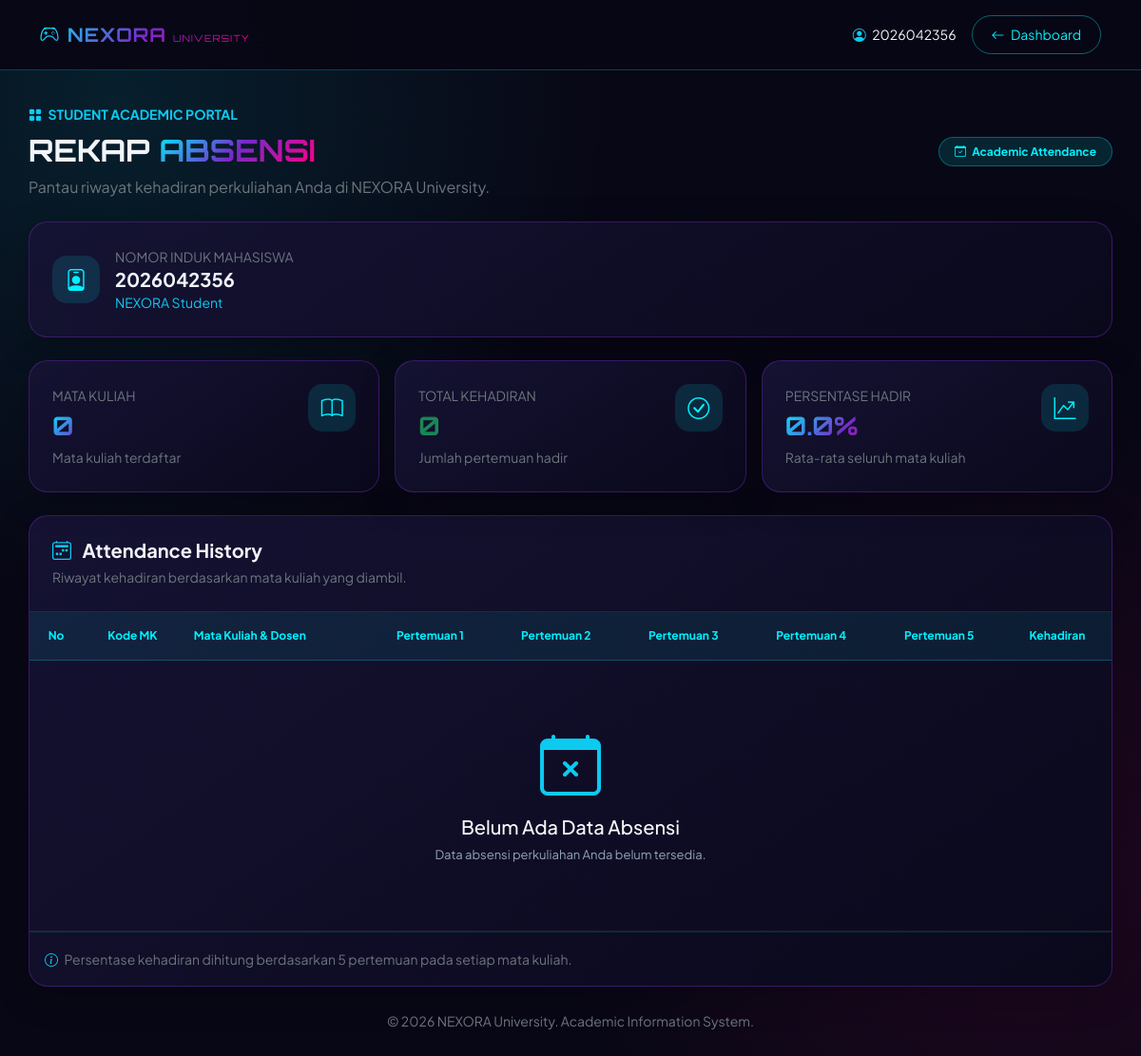
The app's page /nexora/absensi_mahasiswa.php (signed in), older data.
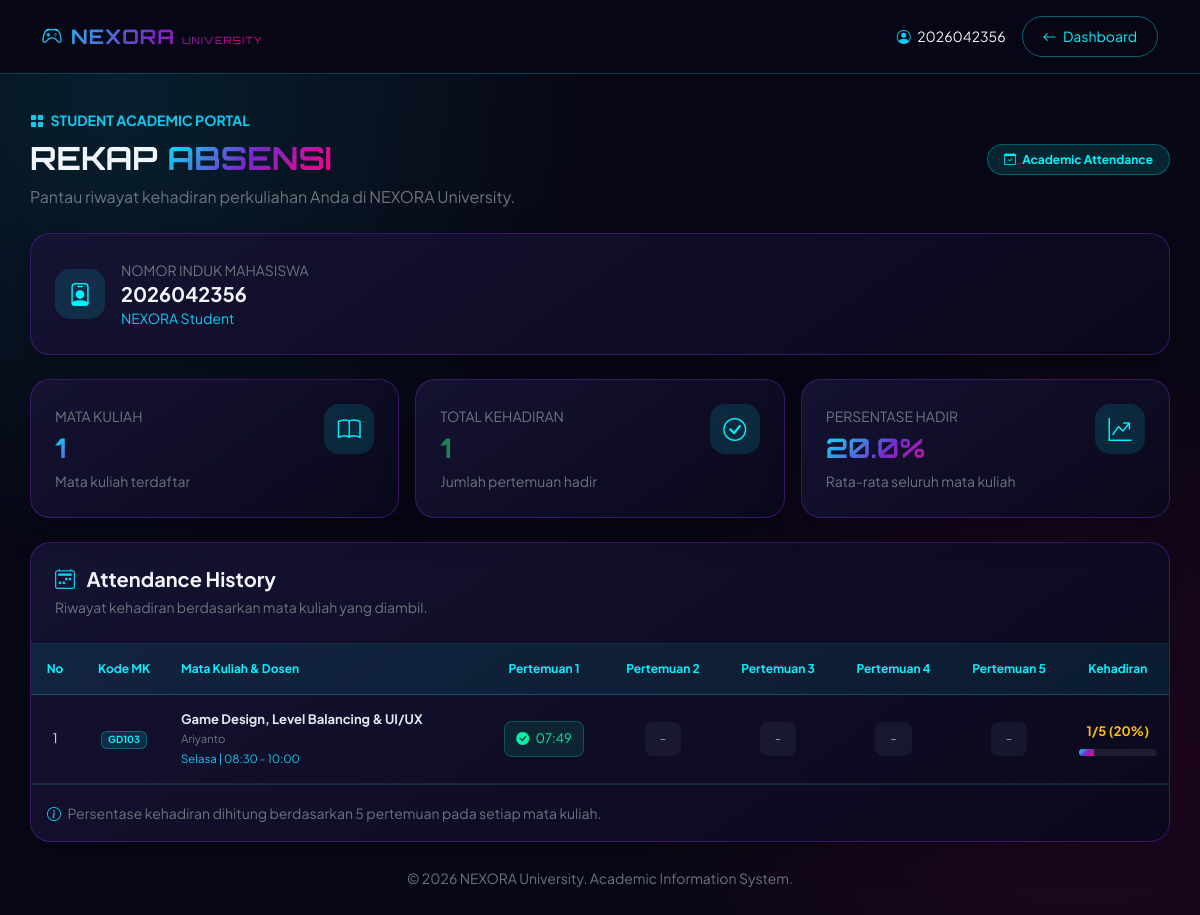
The same page, newer data.
### tables this page shows
CREATE TABLE `krs` (
  `id_krs` int(11) NOT NULL,
  `nim` char(10) NOT NULL,
  `id_jadwal` int(11) NOT NULL,
  `pertemuan1` time DEFAULT NULL,
  `pertemuan2` time DEFAULT NULL,
  `pertemuan3` time DEFAULT NULL,
  `pertemuan4` time DEFAULT NULL,
  `pertemuan5` time DEFAULT NULL,
  `nilai_tm` int(3) DEFAULT NULL,
  `nilai_uts` int(3) DEFAULT NULL,
  `nilai_uas` int(3) DEFAULT NULL,
  `nilai_akhir` decimal(5,2) DEFAULT NULL,
  `grade` char(1) DEFAULT NULL
);

CREATE TABLE `jadwal` (
  `id_jadwal` int(11) NOT NULL,
  `kode_mk` char(5) NOT NULL,
  `hari` enum('Senin','Selasa','Rabu','Kamis','Jumat','Sabtu','Minggu') NOT NULL,
  `jam_mulai` time NOT NULL,
  `jam_selesai` time NOT NULL,
  `ruangan` char(5) NOT NULL,
  `nid` char(5) NOT NULL
);

CREATE TABLE `matakuliah` (
  `kode_mk` char(5) NOT NULL,
  `nama_mk` varchar(100) NOT NULL,
  `sks` int(1) NOT NULL
);

CREATE TABLE `dosen` (
  `nid` char(5) NOT NULL,
  `nama_lengkap` varchar(100) NOT NULL
);

### nexora/absensi_mahasiswa.php (the view, shortened to what the changed rows need)
<?php
require_once 'koneksi.php';
$nim = $_SESSION['username'];
$stmt = mysqli_prepare($conn, "
    SELECT
        krs.*,
        jadwal.kode_mk,
        jadwal.hari,
        jadwal.jam_mulai,
        jadwal.jam_selesai,
        jadwal.ruangan,
        matakuliah.nama_mk,
        matakuliah.sks,
        dosen.nama_lengkap AS nama_dosen
    FROM krs
    INNER JOIN jadwal
        ON krs.id_jadwal = jadwal.id_jadwal
    INNER JOIN matakuliah
        ON jadwal.kode_mk = matakuliah.kode_mk
    INNER JOIN dosen
        ON jadwal.nid = dosen.nid
    WHERE krs.nim = ?
    ORDER BY
        FIELD(jadwal.hari, 'Senin', 'Selasa', 'Rabu',
        'Kamis', 'Jumat', 'Sabtu', 'Minggu'),
        jadwal.jam_mulai ASC
");
mysqli_stmt_bind_param($stmt, "s", $nim);
mysqli_stmt_execute($stmt);
$query = mysqli_stmt_get_result($stmt);
$total_matkul = mysqli_num_rows($query);
$total_hadir = 0;
$total_pertemuan = 0;
$data_absensi = [];
while ($data = mysqli_fetch_assoc($query)) {
    $jumlah_hadir = 0;
    for ($i = 1; $i <= 5; $i++) {
        if (!empty($data['pertemuan' . $i])) {
            $jumlah_hadir++;
        }
    }
    $data['jumlah_hadir'] = $jumlah_hadir;
    $data['persen'] = ($jumlah_hadir / 5) * 100;
    $total_hadir += $jumlah_hadir;
    $total_pertemuan += 5;
    $data_absensi[] = $data;
}
$persentase_total = $total_pertemuan > 0
    ? ($total_hadir / $total_pertemuan) * 100
    : 0;
function e($value) {
    return htmlspecialchars((string)$value, ENT_QUOTES, 'UTF-8');
}
?>
<!DOCTYPE html>
<html lang="id">
<head>
    <link href="https://cdn.jsdelivr.net/npm/bootstrap@5.3.3/dist/css/bootstrap.min.css" rel="stylesheet">
    <link href="https://cdn.jsdelivr.net/npm/bootstrap-icons@1.11.3/font/bootstrap-icons.min.css" rel="stylesheet">
</head>
<body>
<main class="container main-content">
    <div class="d-flex justify-content-between align-items-center flex-wrap gap-3 mb-4">
        <div>
            <h2 class="page-title">
                REKAP <span class="text-gradient">ABSENSI</span>
            </h2>
        </div>
    </div>
    <div class="row g-3 mb-4">
        <div class="col-md-4">
            <div class="nexora-card stat-card">
                <div class="d-flex justify-content-between">
                    <div>
                        <small class="text-secondary">MATA KULIAH</small>
                        <div class="stat-number text-gradient">
                            <?= $total_matkul; ?>
                        </div>
                    </div>
                </div>
            </div>
        </div>
        <div class="col-md-4">
            <div class="nexora-card stat-card">
                <div class="d-flex justify-content-between">
                    <div>
                        <small class="text-secondary">TOTAL KEHADIRAN</small>
                        <div class="stat-number text-success">
                            <?= $total_hadir; ?>
                        </div>
                    </div>
                </div>
            </div>
        </div>
        <div class="col-md-4">
            <div class="nexora-card stat-card">
                <div class="d-flex justify-content-between">
                    <div>
                        <small class="text-secondary">PERSENTASE HADIR</small>
                        <div class="stat-number text-gradient">
                            <?= number_format($persentase_total, 1); ?>%
                        </div>
                    </div>
                </div>
            </div>
        </div>
    </div>
    <div class="nexora-card overflow-hidden">
        <div class="table-responsive">
            <table class="table table-nexora text-center">
                <thead>
                    <tr>
                        <th>No</th>
                        <th>Kode MK</th>
                        <th class="text-start">Mata Kuliah & Dosen</th>
                        <th>Pertemuan 1</th>
                        <th>Pertemuan 2</th>
                        <th>Pertemuan 3</th>
                        <th>Pertemuan 4</th>
                        <th>Pertemuan 5</th>
                        <th>Kehadiran</th>
                    </tr>
                </thead>
                <tbody>
                <?php if (count($data_absensi) > 0): ?>
                    <?php $no = 1; ?>
                    <?php foreach ($data_absensi as $data): ?>
                    <tr>
                        <td><?= $no++; ?></td>
                        <td>
                            <span class="badge badge-neon">
                                <?= e($data['kode_mk']); ?>
                            </span>
                        </td>
                        <td class="text-start">
                            <div class="fw-bold">
                                <?= e($data['nama_mk']); ?>
                            </div>
                            <small class="text-secondary">
                                <?= e($data['nama_dosen']); ?>
                            </small>
                            <br>
                            <small class="text-info">
                                <?= e($data['hari']); ?> |
                                <?= date('H:i', strtotime($data['jam_mulai'])); ?>
                                -
                                <?= date('H:i', strtotime($data['jam_selesai'])); ?>
                            </small>
                        </td>
                        <?php for ($i = 1; $i <= 5; $i++):
                            $jam = $data['pertemuan' . $i];
                        ?>
                        <td>
                            <?php if (!empty($jam)): ?>
                                <span class="attendance-present">
                                    <i class="bi bi-check-circle-fill me-1"></i>
                                    <?= date('H:i', strtotime($jam)); ?>
                                </span>
                            <?php else: ?>
                                <span class="attendance-empty">-</span>
                            <?php endif; ?>
                        </td>
                        <?php endfor; ?>
                        <td>
                            <div class="fw-bold mb-2
                                <?= $data['persen'] >= 80
                                    ? 'text-success' : 'text-warning'; ?>">
                                <?= $data['jumlah_hadir']; ?>/5
                                (<?= number_format($data['persen'], 0); ?>%)
                            </div>
                            <div class="progress">
                                <div class="progress-bar"
                                     style="width:<?= $data['persen']; ?>%">
                                </div>
                            </div>
                        </td>
                    </tr>
                    <?php endforeach; ?>
                <?php else: ?>
                    <tr>
                        <td colspan="9">
                            <div class="empty-state">
                                <i class="bi bi-calendar-x display-3 text-info"></i>
                                <h5 class="mt-3 text-light">
                                    Belum Ada Data Absensi
                                </h5>
                                <p class="mb-0">
                                    Data absensi perkuliahan Anda belum tersedia.
                                </p>
                            </div>
                        </td>
                    </tr>
                <?php endif; ?>
                </tbody>
            </table>
        </div>
    </div>
</main>
</body>
</html>

Row changes from the older to the newer data that the page shows:
added krs: id_jadwal.kode_mk "GD103", matakuliah.nama_mk "Game Design, Level Balancing & UI/UX", dosen.nama_lengkap "Ariyanto", id_jadwal.hari "Selasa", id_jadwal.jam_mulai "08:30", id_jadwal.jam_selesai "10:00", pertemuan1 "07:49", jumlah_hadir "1", persen "20"
Text that changed along with them:
$total_matkul: "0" → "1"
$total_hadir: "0" → "1"
$persentase_total: "0.0" → "20.0"
text no longer shown: "Belum Ada Data Absensi Data absensi perkuliahan Anda belum tersedia."
